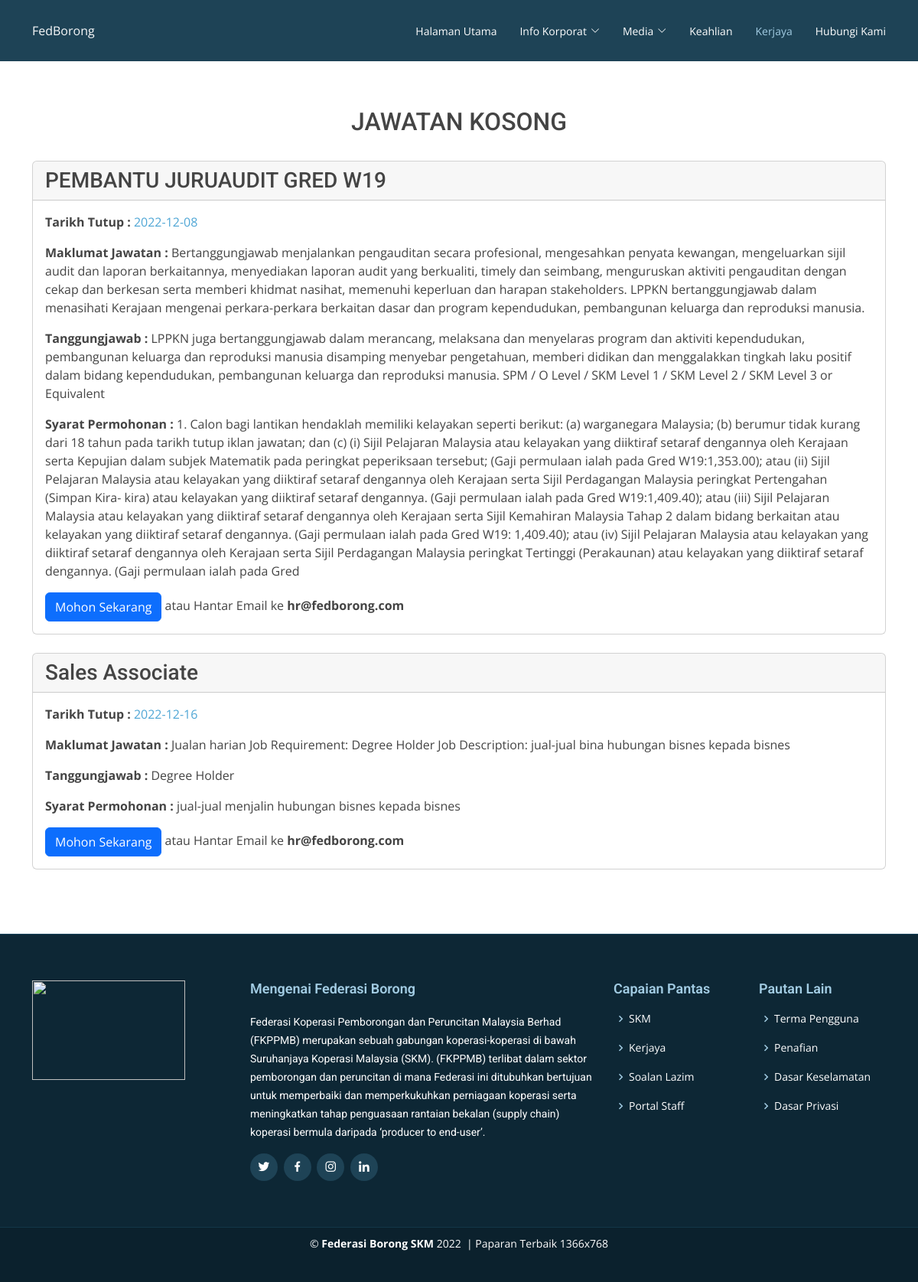
Page /career.php on the earlier database version.
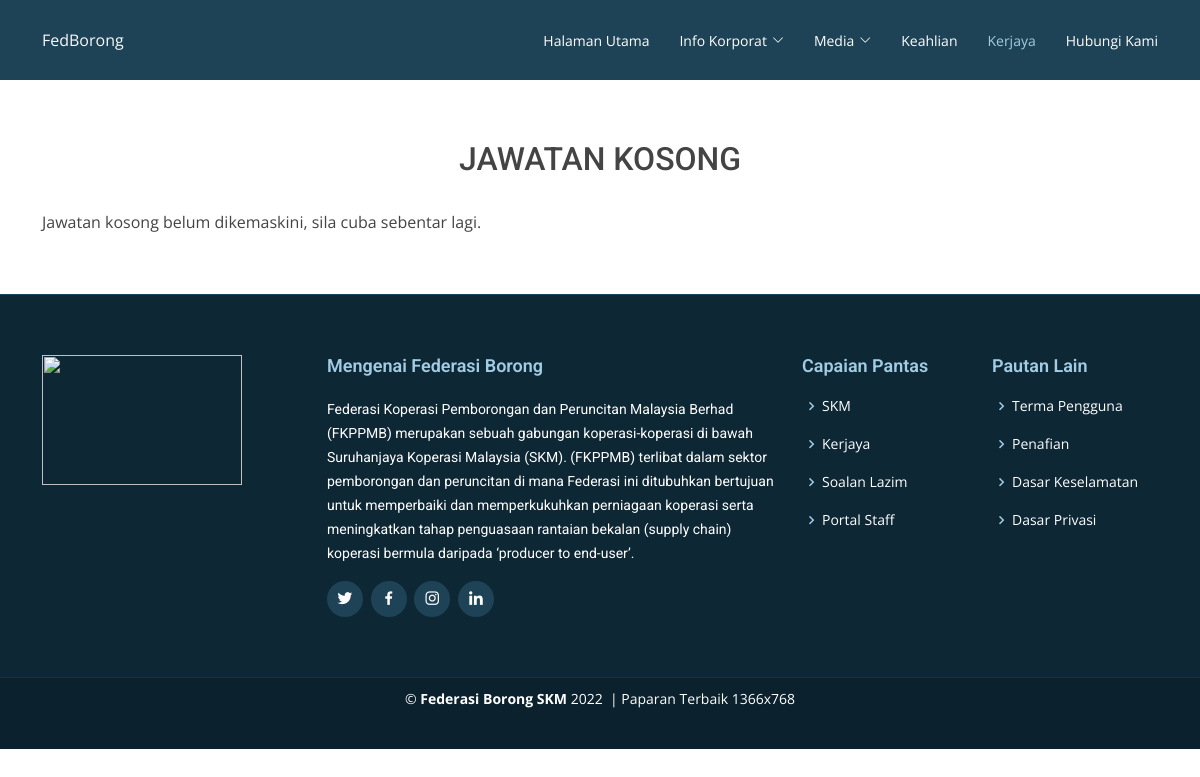
Same page on the later database version.
### tables this page shows
CREATE TABLE `jawatan` (
  `id` int(12) NOT NULL,
  `job` text NOT NULL,
  `overview` longtext NOT NULL,
  `responsibilities` mediumtext NOT NULL,
  `requirements` mediumtext NOT NULL,
  `date` date NOT NULL
);

### careerdisplay.php (the view, shortened to what this page needs)
<?php include 'db_connect.php' ?>
<?php
$result = mysqli_query($conn,"SELECT * FROM jawatan");
if(mysqli_num_rows($result) > 0){
    while($row= $result->fetch_assoc()):
		$oview = $row['overview'];
		$resp = $row['responsibilities'];
		$req = $row['requirements'];
		$date = $row['date'];
		?>
	<div class=" ">
    <div class="card">
	<h3 class="card-header"><?php echo ucwords($row['job']) ?></h3>
      <div class="card-body">
		<p><b>Tarikh Tutup : </b><a class=""><?php echo $date; ?></a></p>
		<p class="text-left"><b>Maklumat Jawatan :</b> <?php echo $oview; ?></p>
		<p class="text-left"><b>Tanggungjawab :</b> <?php echo $resp; ?></p>
		<p class="text-left"><b>Syarat Permohonan :</b> <?php echo $req; ?></p>
        <a href = "mailto: hr@fedborong.com" class="btn btn-primary">Mohon Sekarang</a>
		<a>atau Hantar Email ke <b>hr@fedborong.com</b></a>
      </div>
    </div>
  </div>
  <br>
		<?php endwhile; mysqli_close($conn);
		} else {
			echo "Jawatan kosong belum dikemaskini, sila cuba sebentar lagi.";
		}
		?>

Differences in the rows shown:
removed jawatan: job "PEMBANTU JURUAUDIT GRED W19", date "2022-12-08", overview "Bertanggungjawab menjalankan pengauditan secara profesional, mengesahkan penyata kewangan, mengeluarkan sijil audit dan laporan berkaitannya, menyediakan laporan audit yang berkualiti, timely dan seimbang, menguruskan aktiviti pengauditan dengan cekap dan berkesan serta memberi khidmat nasihat, memenuhi keperluan dan harapan stakeholders. LPPKN bertanggungjawab dalam menasihati Kerajaan mengenai perkara-perkara berkaitan dasar dan program kependudukan, pembangunan keluarga dan reproduksi manusia.", responsibilities "LPPKN juga bertanggungjawab dalam merancang, melaksana dan menyelaras program dan aktiviti kependudukan, pembangunan keluarga dan reproduksi manusia disamping menyebar pengetahuan, memberi didikan dan menggalakkan tingkah laku positif dalam bidang kependudukan, pembangunan keluarga dan reproduksi manusia. SPM / O Level / SKM Level 1 / SKM Level 2 / SKM Level 3 or Equivalent", requirements "1. Calon bagi lantikan hendaklah memiliki kelayakan seperti berikut: (a) warganegara Malaysia; (b) berumur tidak kurang dari 18 tahun pada tarikh tutup iklan jawatan; dan (c) (i) Sijil Pelajaran Malaysia atau kelayakan yang diiktiraf setaraf dengannya oleh Kerajaan serta Kepujian dalam subjek Matematik pada peringkat peperiksaan tersebut; (Gaji permulaan ialah pada Gred W19:1,353.00); atau (ii) Sijil Pelajaran Malaysia atau kelayakan yang diiktiraf setaraf dengannya oleh Kerajaan serta Sijil Perdagangan Malaysia peringkat Pertengahan (Simpan Kira- kira) atau kelayakan yang diiktiraf setaraf dengannya. (Gaji permulaan ialah pada Gred W19:1,409.40); atau (iii) Sijil Pelajaran Malaysia atau…"
removed jawatan: job "Sales Associate", date "2022-12-16", overview "Jualan harian Job Requirement: Degree Holder Job Description: jual-jual bina hubungan bisnes kepada bisnes", responsibilities "Degree Holder", requirements "jual-jual menjalin hubungan bisnes kepada bisnes"
Other differences:
text now shown: "Jawatan kosong belum dikemaskini, sila cuba sebentar lagi."
